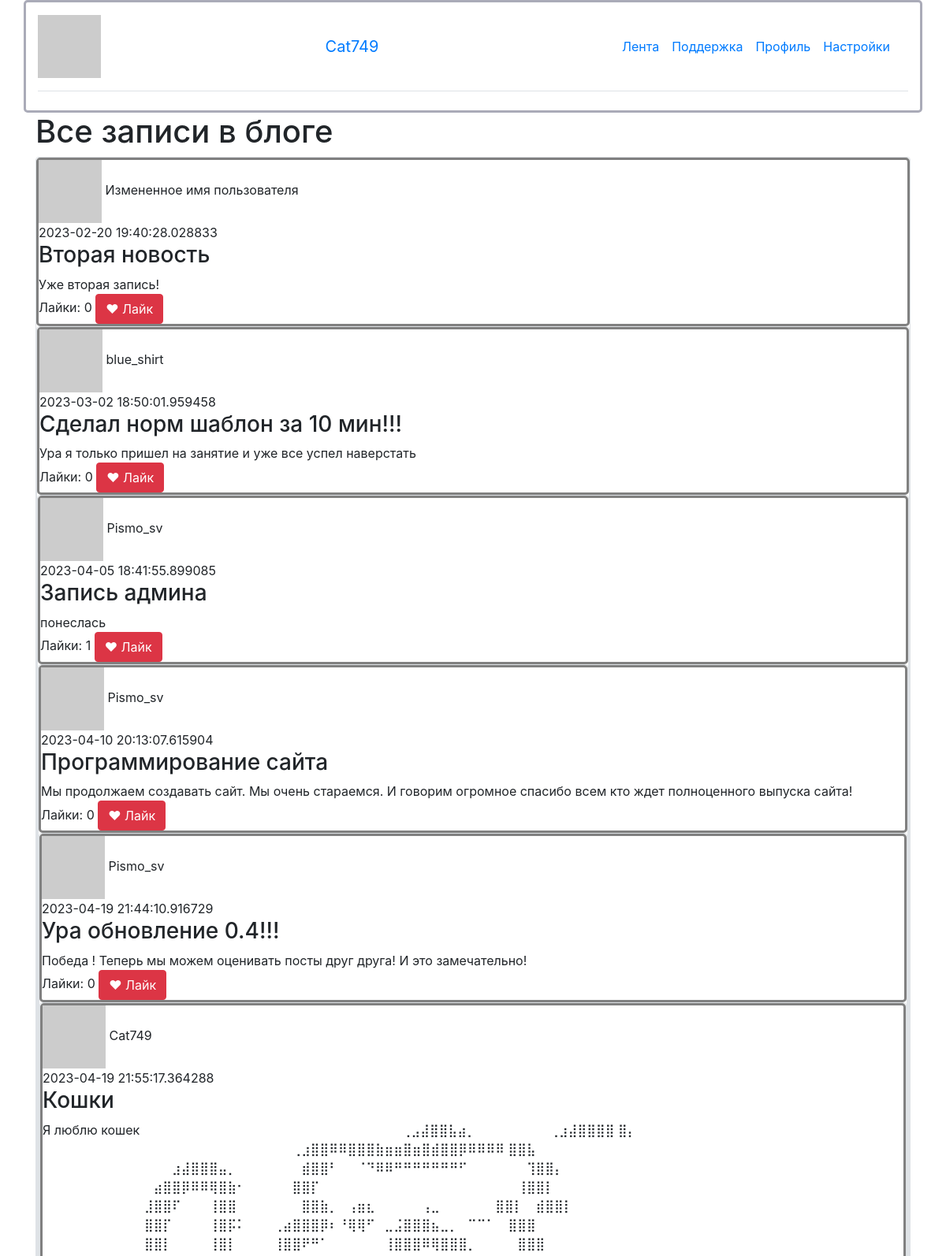
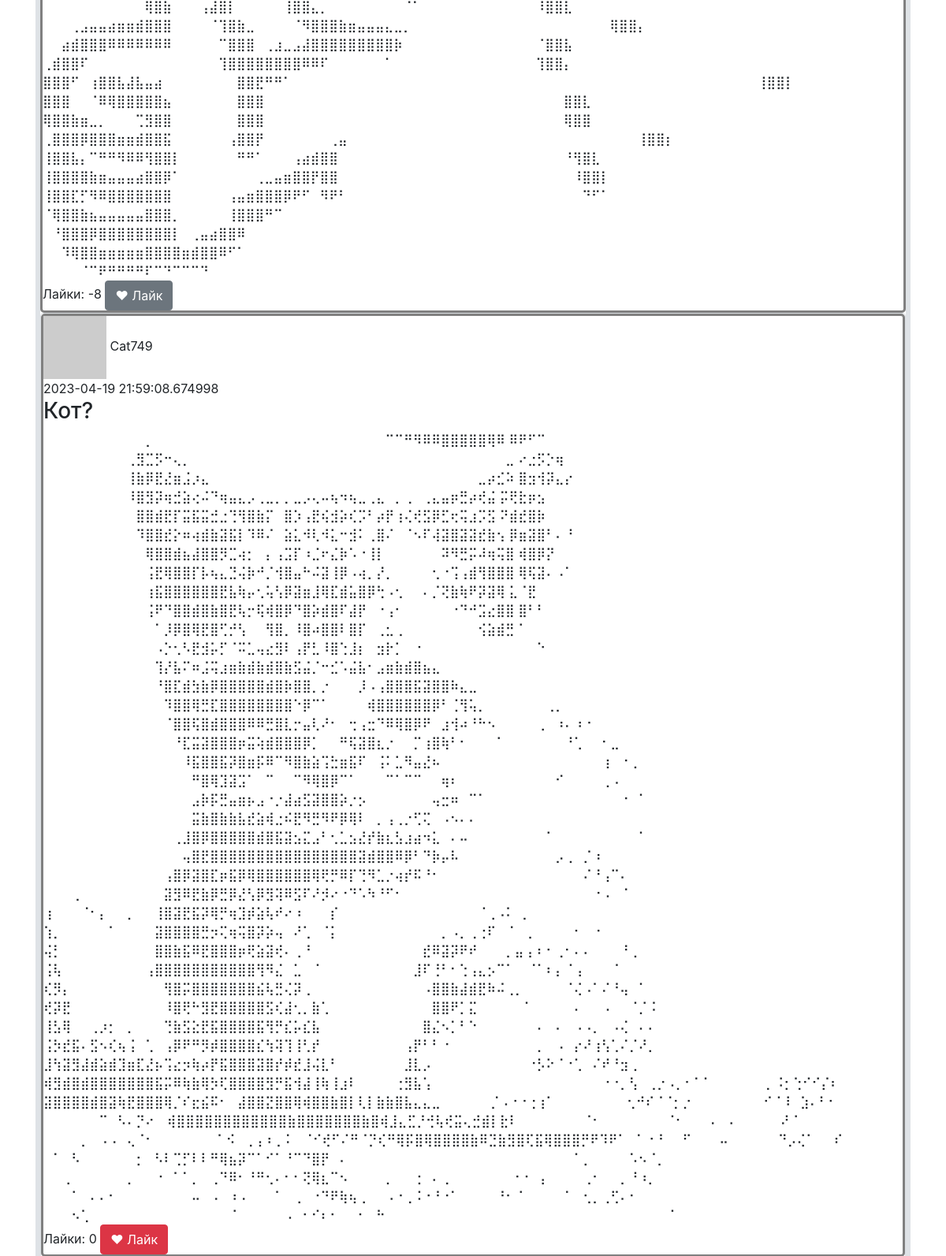
/ (signed in, upper part), run on the app's committed database (2 pictures, top to bottom).
### data/users.py (models this page shows, shortened)
class User(SqlAlchemyBase, UserMixin):
    __tablename__ = 'users'
    id = sqlalchemy.Column(sqlalchemy.Integer,
                           primary_key=True, autoincrement=True)
    name = sqlalchemy.Column(sqlalchemy.String, nullable=True)
    about = sqlalchemy.Column(sqlalchemy.String, nullable=True)
    email = sqlalchemy.Column(sqlalchemy.String,
                              index=True, unique=True, nullable=True)
    hashed_password = sqlalchemy.Column(sqlalchemy.String, nullable=True)
    created_date = sqlalchemy.Column(sqlalchemy.DateTime,
                                     default=datetime.datetime.now)
    news = orm.relationship("News", back_populates='user')
    def avatar(self, size):
        digest = md5(self.email.lower().encode('utf-8')).hexdigest()
        return 'https://www.gravatar.com/avatar/{}?d=identicon&s={}'.format(
            digest, size)

### data/news.py (models this page shows)
class News(SqlAlchemyBase):
    __tablename__ = 'news'
    id = sqlalchemy.Column(sqlalchemy.Integer,
                           primary_key=True, autoincrement=True)
    title = sqlalchemy.Column(sqlalchemy.String, nullable=True)
    content = sqlalchemy.Column(sqlalchemy.String, nullable=True)
    created_date = sqlalchemy.Column(sqlalchemy.DateTime,
                                     default=datetime.datetime.now)
    is_private = sqlalchemy.Column(sqlalchemy.Boolean, default=True)
    user_id = sqlalchemy.Column(sqlalchemy.Integer,
                                sqlalchemy.ForeignKey("users.id"))
    likes = sqlalchemy.Column(sqlalchemy.Integer, default=0)
    liked_users = sqlalchemy.Column(sqlalchemy.String)
    user = orm.relationship('User')

### main.py (the view)
@app.route("/")
def index():
    db_sess = db_session.create_session()
    if current_user.is_authenticated:
        news = db_sess.query(News).filter(
            (News.user == current_user) | (News.is_private != True))
    else:
        news = db_sess.query(News).filter(News.is_private != True)
    return render_template("index.html", news=news)

### data/db_session.py (called while the page is built)
def create_session() -> Session:
    global __factory
    return __factory()

### main.py (called while the page is built)
@login_manager.user_loader
def load_user(user_id):
    db_sess = db_session.create_session()
    return db_sess.query(User).get(user_id)

### templates/index.html (shortened to what this page needs)
{% extends "base.html" %}
{% block content %}
<h1>Все записи в блоге</h1>
{% for item in news%}
<div class="col-md6 border rounded" >
    <div>
        <img src="{{item.user.avatar(40)}}">
        <span>{{item.user.name}}<span/><br>
        <span>{{item.created_date}}<span/>
        <h3 id="{{item.id}}">{{item.title}}</h3>
        {{item.content}}
        <br>
        <span >Лайки: {{item.likes}}<span/>
        {% if current_user.is_authenticated %}
            {% if not item.liked_users %}
                <a href="{{ url_for('like', news_id=item.id) }}", class="btn btn-danger">
                ❤ Лайк
                </a>
            {% elif current_user.name not in item.liked_users%}
                <a href="{{ url_for('like', news_id=item.id) }}" class="btn btn-danger">
                ❤ Лайк
                </a>
            {% elif current_user.name in item.liked_users %}
                <a href="{{ url_for('dislike', news_id=item.id) }}" class="btn btn-secondary">
                ❤ Лайк
                </a>
            {% endif %}
        {% endif %}
</div>
{% endfor %}
{% endblock %}

### templates/base.html (shortened to what this page needs)
<!doctype html>
<html lang="en">
<head>
    <link rel="stylesheet"
          href="https://stackpath.bootstrapcdn.com/bootstrap/4.4.1/css/bootstrap.min.css"
>
</head>
<body>
<header>
    <div class="container" style="background-color: white; border:#aaabb8 solid; ">
        <header class="d-flex flex-wrap align-items-center justify-content-center justify-content-md-between py-3 mb-4 border-bottom">
            {% if current_user.is_authenticated %}
            <img src="{{current_user.avatar(80)}}">
            <a class="navbar-brand" href="/logout">{{ current_user.name }}</a>
            {% endif %}
            <ul class="nav col-12 col-md-auto mb-2 justify-content-center mb-md-0">
                <li><a href="/" class="nav-link px-2 link-secondary">Лента</a></li>
                <li><a href="#" class="nav-link px-2">Поддержка</a></li>
                <li><a href="/profile" class="nav-link px-2">Профиль</a></li>
                <li><a href="#" class="nav-link px-2" style="">Настройки</a></li>
        </header>
    </div>
</header>
<main role="main" class="container">
    {% block content %}{% endblock %}
</main>
</body>
</html>

### templates/base.html (style rules this page uses)
body { background: url(https://img.freepik.com/free-photo/white-concrete-wall_53876-92803.jpg?w=1380&t=st=1681221851~exp=1681222451~hmac=b56127937686b29879128f878f829b32c23de93e679daa4056adbcf6740c8b92); background-color: #AAABB8 background-repeat: repeat-x; background-repeat: repeat-y; background-size: 100%; }

### templates/index.html (style rules this page uses)
div { background: white; border: solid gray; border-radius: 5px; }

### data on the page
User: name "Cat749"
News: user.name "Измененное имя пользователя", created_date "2023-02-20 19:40:28.028833", title "Вторая новость", content "Уже вторая запись!", likes "0"
News: user.name "blue_shirt", created_date "2023-03-02 18:50:01.959458", title "Сделал норм шаблон за 10 мин!!!", content "Ура я только пришел на занятие и уже все успел наверстать", likes "0"
News: user.name "Pismo_sv", created_date "2023-04-05 18:41:55.899085", title "Запись админа", content "понеслась", likes "1"
News: user.name "Pismo_sv", created_date "2023-04-10 20:13:07.615904", title "Программирование сайта", content "Мы продолжаем создавать сайт. Мы очень стараемся. И говорим огромное спасибо всем кто ждет полноценного выпуска сайта!", likes "0"
News: user.name "Pismo_sv", created_date "2023-04-19 21:44:10.916729", title "Ура обновление 0.4!!!", content "Победа ! Теперь мы можем оценивать посты друг друга! И это замечательно!", likes "0"
News: user.name "Cat749", created_date "2023-04-19 21:55:17.364288", title "Кошки", content "Я люблю кошек ⠀⠀⠀⠀⠀⠀⠀⠀⠀⠀⠀⠀⠀⠀⠀⠀⠀⠀⠀⠀⠀⠀⠀⠀⠀⠀⠀⠀⢀⣠⣼⣿⣿⣧⣴⡀⠀⠀⠀⠀⠀⠀⠀⠀⢀⣰⣼⣿⣿⣿⣿ ⣿⡄⠀⠀⠀⠀⠀⠀⠀ ⠀⠀⠀⠀⠀⠀⠀⠀⠀⠀⠀⠀⠀⠀⠀⠀⠀⠀⠀⠀⠀⠀⠀⠀⠀⠀⠀⢀⣰⣿⣿⠿⠿⣿⣿⣿⣷⣶⣶⣿⣶⣿⣾⣿⣿⡿⠿⠿⠿⠿ ⣿⣿⣧⠀⠀⠀⠀⠀⠀ ⠀⠀⠀⠀⠀⠀⠀⠀⠀⠀⠀⠀⠀⠀⣰⣼⣿⣿⣿⣤⡀⠀⠀⠀⠀⠀⠀⠀⣾⣿⣿⠃⠀⠀⠈⠙⠿⠿⠛⠛⠛⠛⠛⠛⠛⠋⠀⠀⠀⠀⠀⠀ ⢹⣿⣿⡄⠀⠀⠀⠀ ⠀⠀⠀⠀⠀⠀⠀⠀⠀⠀⠀⠀⣴⣿⣿⡿⠿⠿⢿⣿⣷⠂⠀⠀⠀⠀⠀⣿⣿⡏⠀⠀⠀⠀⠀⠀⠀⠀⠀⠀⠀⠀⠀⠀⠀⠀⠀⠀⠀⠀⠀ ⢸⣿⣿⡇⠀⠀⠀⠀ ⠀⠀⠀⠀⠀⠀⠀⠀⠀⠀⠀⣸⣿⣿⠏⠀⠀⠀⢸⣿⣿⠀⠀⠀⠀⠀⠀⠀⣿⣿⣷⡀⠀⢠⣶⣆⠀⠀⠀⠀⠀⢠⣀⠀⠀⠀⠀⠀⠀⣿⣿⡇⠀ ⣾⣿⣿⡇⠀⠀⠀⠀ ⠀⠀⠀⠀⠀⠀⠀⠀⠀⠀⠀⣿⣿⡏⠀⠀⠀⠀⢸⣿⡯⠅⠀⠀⠀⢀⣴⣿⣿⣿⡿⠆⠘⢿⢿⠋⠀⣀⣨⣿⣿⣿⣦⣀⡀⠀⠉⠉⠁⠀ ⣿⣿⣿⠀⠀⠀⠀⠀⠀ ⠀⠀⠀⠀⠀⠀⠀⠀⠀⠀⠀⣿⣿⡇⠀⠀⠀⠀⢸⣿⡇⠀⠀⠀⠀⢸⣿⣿⠟⠛⠁⠀⠀⠀⠀⠀⠀⢸⣿⣿⣿⠿⢿⣿⣿⣿⡀⠀⠀⠀⠀ ⣿⣿⣿⠀⠀⠀⠀⠀⠀ ⠀⠀⠀⠀⠀⠀⠀⠀⠀⠀⠀⢿⣿⣷⠀⠀⠀⢠⣼⣿⡇⠀⠀⠀⠀⠀⢸⣿⣿⣄⡀⠀⠀⠀⠀⠀⠀⠀⠀⠈⠁⠀⠀⠀⠀⠀⠀⠀⠀⠀⠀⠀⠀ ⠸⣿⣿⣇⠀⠀⠀⠀ ⠀⠀⠀⢀⣠⣤⣤⣴⣶⣶⣾⣿⣿⣿⠀⠀⠀⠀⠈⢹⣿⣷⣀⠀⠀⠀⠀⠈⠻⣿⣿⣿⣷⣶⣤⣤⣤⣄⣀⡀⠀⠀⠀⠀⠀⠀⠀⠀⠀⠀⠀⠀⠀⠀⠀⠀⠀⠀⠀⠀ ⠀⢿⣿⣿⡄⠀⠀⠀ ⠀⠀⣴⣾⣿⣿⣿⠿⠿⠿⠿⠿⠿⠿⠀⠀⠀⠀⠀⠉⣿⣿⣿⠀⢀⣰⣀⣠⣼⣿⣿⣿⣿⣿⣿⣿⣿⣿⡷⠀⠀⠀⠀⠀⠀⠀⠀⠀⠀⠀⠀⠀ ⠀⠈⣿⣿⣧⠀⠀⠀ ⢀⣾⣿⣿⠏⠀⠀⠀⠀⠀⠀⠀⠀⠀⠀⠀⠀⠀⠀⢹⣿⣿⣿⣿⣿⣿⣿⣿⠿⠿⠏⠀⠀⠀⠀⠀⠀⠁⠀⠀⠀⠀⠀⠀⠀⠀⠀⠀⠀⠀⠀…", likes "-8"
News: user.name "Cat749", created_date "2023-04-19 21:59:08.674998", title "Кот?", content "⠀⠀⠀⠀⠀⠀⠀⠀⠀⠀⠀⡀⠀⠀⠀⠀⠀⠀⠀⠀⠀⠀⠀⠀⠀⠀⠀⠀⠀⠀⠀⠀⠀⠀⠀⠀⠀⠉⠉⠛⠻⠿⠿⣿⣿⣿⣿⣿⢿⠿ ⠿⠟⠋⠉⠀⠀⠀⠀⠀⠀⠀⠀⠀⠀⠀ ⠀⠀⠀⠀⠀⠀⠀⠀⠀⢀⣻⣉⡫⠒⢄⡀⠀⠀⠀⠀⠀⠀⠀⠀⠀⠀⠀⠀⠀⠀⠀⠀⠀⠀⠀⠀⠀⠀⠀⠀⠀⠀⠀⠀⠀⠀⠀⠀⠀⠀⣀ ⠔⣐⡫⡑⢶⠀⠀⠀⠀⠀⠀⠀⠀⠀ ⠀⠀⠀⠀⠀⠀⠀⠀⠀⢸⣷⡿⣟⣜⣶⣨⡰⣄⠀⠀⠀⠀⠀⠀⠀⠀⠀⠀⠀⠀⠀⠀⠀⠀⠀⠀⠀⠀⠀⠀⠀⠀⠀⠀⠀⠀⠀⣀⡴⣊⠵ ⣿⣲⢺⡽⣄⡔⠀⠀⠀⠀⠀⠀⠀⠀ ⠀⠀⠀⠀⠀⠀⠀⠀⠀⠸⣿⣻⡽⢶⣚⣵⢔⠬⠙⢶⣤⣄⡠⢀⣀⡀⡀⣀⡠⢄⠤⢦⠲⢦⣀⢀⣄⠀⡀⢀⠀⢀⣄⣤⡶⣛⡴⢞⣬ ⡭⢟⣗⡶⣢⠀⠀⠀⠀⠀⠀⠀⠀⠀ ⠀⠀⠀⠀⠀⠀⠀⠀⠀⠀⣿⣿⣾⣟⡏⣭⣯⣭⣚⣐⢙⢻⣿⣷⡍⠀⣿⡱⢠⣟⢮⣺⡵⢎⡩⠃⡴⡟⢰⢌⢞⣫⡿⣋⢖⢭⣰⡩⣫ ⠝⣾⣞⣿⡷⠀⠀⠀⠀⠀⠀⠀⠀⠀ ⠀⠀⠀⠀⠀⠀⠀⠀⠀⠀⠹⣿⣿⣞⡕⠶⢴⣾⣷⣽⣯⡇⠹⠿⠌⠀⣵⣅⠺⢇⠺⣅⠒⣺⠅⢀⣿⠌⠀⠈⠢⠏⢼⣽⣿⣽⣽⣞⣷⢢ ⡿⣶⣽⣿⠃⠄⠘⠀⠀⠀⠀⠀⠀⠀ ⠀⠀⠀⠀⠀⠀⠀⠀⠀⠀⠀⢿⣿⣿⣾⣦⣼⣿⣿⡻⣉⢴⡂⠀⡄⢠⣩⡏⠰⣈⠖⣌⡷⠡⠐⢸⡇⠀⠀⠀⠀⠀⠀⠽⠻⣛⡭⠼⢶⢭⣿ ⢾⣿⡿⡝⠀⠀⠀⠀⠀⠀⠀⠀⠀⠀⠀ ⠀⠀⠀⠀⠀⠀⠀⠀⠀⠀⠀⢨⣟⢿⣿⣿⡏⡧⢦⣄⣙⢬⡷⠚⡈⢺⣿⣤⠓⠬⣽⢸⡿⠠⢴⡀⡜⡀⠀⠀⠀⠀⢂⠐⢩⢠⣾⢻⣿⣿⣿ ⢿⢯⣽⠄⠠⠁⠀⠀⠀⠀⠀⠀⠀⠀ ⠀⠀⠀⠀⠀⠀⠀⠀⠀⠀⠀⢰⣯⣿⣿⣿⣿⣿⣿⣟⣧⢷⡤⢂⢥⢣⡿⣽⣶⣸⢿⣏⣾⣥⣿⡿⢓⠠⢂⠀⠀⠄⡈⢝⣷⢷⠟⡽⣽⢿ ⣅⠈⣟⠀⠀⠀⠀⠀⠀⠀⠀⠀⠀⠀⠀ ⠀⠀⠀⠀⠀⠀⠀⠀⠀⠀⠀⢨⠟⠙⣿⣿⣾⣿⣷⣿⣟⢧⡒⢯⢾⣿⡿⠙⣿⡵⣾⣿⠏⣼⡟⠀⠐⢠⠂⠀⠀⠀⠀⠀⠐⠙⠚⣩⣔⣿⣿ ⣿⠃⠃⠀⠀⠀⠀⠀⠀⠀⠀⠀⠀⠀⠀…", likes "0"
